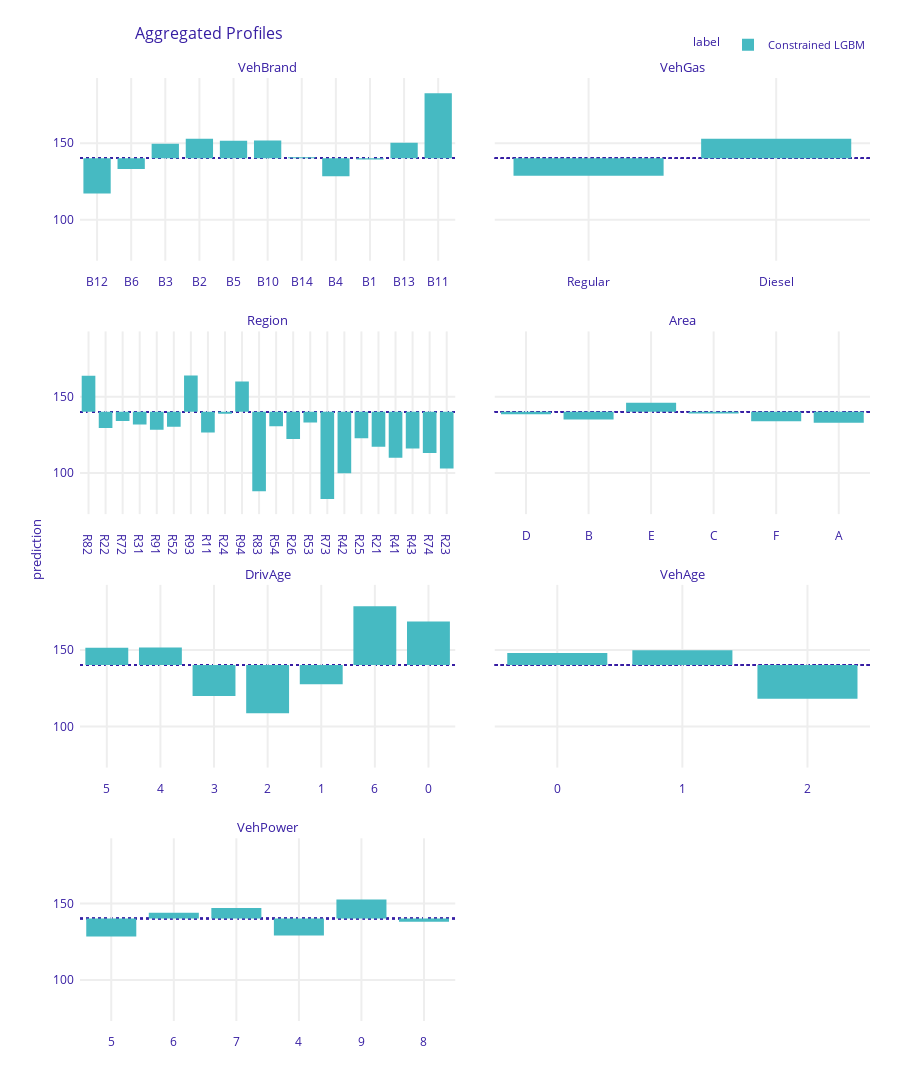

The code cell stored with this chart in its notebook:
### Code cell
# Plots for constrained LGBM

pd_lgbm_constrained_cat.plot()

### Figure 1 — Plotly figure (JSON) as saved in the notebook; plotly's stock layout.template omitted (floating-point values rounded to 4 significant figures)
{"data": [{"alignmentgroup": "True", "base": [140.2, 140.2, 140.2, 140.2, 140.2, 140.2, 140.2, 140.2, 140.2, 140.2, 140.2], "customdata": [[117.1, "Constrained LGBM", "VehBrand"], [133.1, "Constrained LGBM", "VehBrand"], [149.7, "Constrained LGBM", "VehBrand"], [152.9, "Constrained LGBM", "VehBrand"], [151.6, "Constrained LGBM", "VehBrand"], [151.8, "Constrained LGBM", "VehBrand"], [140.7, "Constrained LGBM", "VehBrand"], [128.4, "Constrained LGBM", "VehBrand"], [139.3, "Constrained LGBM", "VehBrand"], [150.2, "Constrained LGBM", "VehBrand"], [182.7, "Constrained LGBM", "VehBrand"]], "hovertemplate": "<b>%{hovertext}</b><br><br>mean_prediction=%{base:.3f}<br>prediction=%{customdata[0]:.3f}<extra></extra>", "hovertext": ["Constrained LGBM", "Constrained LGBM", "Constrained LGBM", "Constrained LGBM", "Constrained LGBM", "Constrained LGBM", "Constrained LGBM", "Constrained LGBM", "Constrained LGBM", "Constrained LGBM", "Constrained LGBM"], "legendgroup": "Constrained LGBM", "marker": {"color": "#46bac2", "pattern": {"shape": ""}}, "name": "Constrained LGBM", "offsetgroup": "Constrained LGBM", "orientation": "v", "showlegend": true, "textposition": "auto", "type": "bar", "x": ["B12", "B6", "B3", "B2", "B5", "B10", "B14", "B4", "B1", "B13", "B11"], "xaxis": "x7", "y": [-23.09, -7.045, 9.521, 12.76, 11.44, 11.68, 0.5903, -11.74, -0.8644, 10.09, 42.54], "yaxis": "y7"}, {"alignmentgroup": "True", "base": [140.2, 140.2], "customdata": [[128.8, "Constrained LGBM", "VehGas"], [152.9, "Constrained LGBM", "VehGas"]], "hovertemplate": "<b>%{hovertext}</b><br><br>mean_prediction=%{base:.3f}<br>prediction=%{customdata[0]:.3f}<extra></extra>", "hovertext": ["Constrained LGBM", "Constrained LGBM"], "legendgroup": "Constrained LGBM", "marker": {"color": "#46bac2", "pattern": {"shape": ""}}, "name": "Constrained LGBM", "offsetgroup": "Constrained LGBM", "orientation": "v", "showlegend": false, "textposition": "auto", "type": "bar", "x": ["Regular", "Diesel"], "xaxis": "x8", "y": [-11.38, 12.75], "yaxis": "y8"}, {"alignmentgroup": "True", "base": [140.2, 140.2, 140.2, 140.2, 140.2, 140.2, 140.2, 140.2, 140.2, 140.2, 140.2, 140.2, 140.2, 140.2, 140.2, 140.2, 140.2, 140.2, 140.2, 140.2, 140.2, 140.2], "customdata": [[163.7, "Constrained LGBM", "Region"], [129.5, "Constrained LGBM", "Region"], [134.0, "Constrained LGBM", "Region"], [131.8, "Constrained LGBM", "Region"], [128.3, "Constrained LGBM", "Region"], [130.3, "Constrained LGBM", "Region"], [163.8, "Constrained LGBM", "Region"], [126.5, "Constrained LGBM", "Region"], [138.8, "Constrained LGBM", "Region"], [159.9, "Constrained LGBM", "Region"], [88.04, "Constrained LGBM", "Region"], [130.7, "Constrained LGBM", "Region"], [122.3, "Constrained LGBM", "Region"], [133.1, "Constrained LGBM", "Region"], [83.1, "Constrained LGBM", "Region"], [99.85, "Constrained LGBM", "Region"], [122.7, "Constrained LGBM", "Region"], [117.2, "Constrained LGBM", "Region"], [110.0, "Constrained LGBM", "Region"], [116.0, "Constrained LGBM", "Region"], [113.1, "Constrained LGBM", "Region"], [103.1, "Constrained LGBM", "Region"]], "hovertemplate": "<b>%{hovertext}</b><br><br>mean_prediction=%{base:.3f}<br>prediction=%{customdata[0]:.3f}<extra></extra>", "hovertext": ["Constrained LGBM", "Constrained LGBM", "Constrained LGBM", "Constrained LGBM", "Constrained LGBM", "Constrained LGBM", "Constrained LGBM", "Constrained LGBM", "Constrained LGBM", "Constrained LGBM", "Constrained LGBM", "Constrained LGBM", "Constrained LGBM", "Constrained LGBM", "Constrained LGBM", "Constrained LGBM", "Constrained LGBM", "Constrained LGBM", "Constrained LGBM", "Constrained LGBM", "Constrained LGBM", "Constrained LGBM"], "legendgroup": "Constrained LGBM", "marker": {"color": "#46bac2", "pattern": {"shape": ""}}, "name": "Constrained LGBM", "offsetgroup": "Constrained LGBM", "orientation": "v", "showlegend": false, "textposition": "auto", "type": "bar", "x": ["R82", "R22", "R72", "R31", "R91", "R52", "R93", "R11", "R24", "R94", "R83", "R54", "R26", "R53", "R73", "R42", "R25", "R21", "R41", "R43", "R74", "R23"], "xaxis": "x5", "y": [23.52, -10.69, -6.115, -8.385, -11.88, -9.815, 23.66, -13.61, -1.337, 19.75, -52.12, -9.454, -17.86, -7.042, -57.06, -40.31, -17.43, -22.92, -30.19, -24.11, -27.03, -37.1], "yaxis": "y5"}, {"alignmentgroup": "True", "base": [140.2, 140.2, 140.2, 140.2, 140.2, 140.2], "customdata": [[138.5, "Constrained LGBM", "Area"], [135.1, "Constrained LGBM", "Area"], [146.0, "Constrained LGBM", "Area"], [139.0, "Constrained LGBM", "Area"], [133.9, "Constrained LGBM", "Area"], [132.9, "Constrained LGBM", "Area"]], "hovertemplate": "<b>%{hovertext}</b><br><br>mean_prediction=%{base:.3f}<br>prediction=%{customdata[0]:.3f}<extra></extra>", "hovertext": ["Constrained LGBM", "Constrained LGBM", "Constrained LGBM", "Constrained LGBM", "Constrained LGBM", "Constrained LGBM"], "legendgroup": "Constrained LGBM", "marker": {"color": "#46bac2", "pattern": {"shape": ""}}, "name": "Constrained LGBM", "offsetgroup": "Constrained LGBM", "orientation": "v", "showlegend": false, "textposition": "auto", "type": "bar", "x": ["D", "B", "E", "C", "F", "A"], "xaxis": "x6", "y": [-1.662, -5.063, 5.878, -1.131, -6.25, -7.286], "yaxis": "y6"}, {"alignmentgroup": "True", "base": [140.2, 140.2, 140.2, 140.2, 140.2, 140.2, 140.2], "customdata": [[151.5, "Constrained LGBM", "DrivAge"], [151.6, "Constrained LGBM", "DrivAge"], [120.0, "Constrained LGBM", "DrivAge"], [108.7, "Constrained LGBM", "DrivAge"], [127.7, "Constrained LGBM", "DrivAge"], [178.6, "Constrained LGBM", "DrivAge"], [168.7, "Constrained LGBM", "DrivAge"]], "hovertemplate": "<b>%{hovertext}</b><br><br>mean_prediction=%{base:.3f}<br>prediction=%{customdata[0]:.3f}<extra></extra>", "hovertext": ["Constrained LGBM", "Constrained LGBM", "Constrained LGBM", "Constrained LGBM", "Constrained LGBM", "Constrained LGBM", "Constrained LGBM"], "legendgroup": "Constrained LGBM", "marker": {"color": "#46bac2", "pattern": {"shape": ""}}, "name": "Constrained LGBM", "offsetgroup": "Constrained LGBM", "orientation": "v", "showlegend": false, "textposition": "auto", "type": "bar", "x": ["5", "4", "3", "2", "1", "6", "0"], "xaxis": "x3", "y": [11.31, 11.45, -20.13, -31.47, -12.46, 38.45, 28.53], "yaxis": "y3"}, {"alignmentgroup": "True", "base": [140.2, 140.2, 140.2], "customdata": [[148.1, "Constrained LGBM", "VehAge"], [149.9, "Constrained LGBM", "VehAge"], [118.1, "Constrained LGBM", "VehAge"]], "hovertemplate": "<b>%{hovertext}</b><br><br>mean_prediction=%{base:.3f}<br>prediction=%{customdata[0]:.3f}<extra></extra>", "hovertext": ["Constrained LGBM", "Constrained LGBM", "Constrained LGBM"], "legendgroup": "Constrained LGBM", "marker": {"color": "#46bac2", "pattern": {"shape": ""}}, "name": "Constrained LGBM", "offsetgroup": "Constrained LGBM", "orientation": "v", "showlegend": false, "textposition": "auto", "type": "bar", "x": ["0", "1", "2"], "xaxis": "x4", "y": [7.979, 9.708, -22.03], "yaxis": "y4"}, {"alignmentgroup": "True", "base": [140.2, 140.2, 140.2, 140.2, 140.2, 140.2], "customdata": [[128.4, "Constrained LGBM", "VehPower"], [143.9, "Constrained LGBM", "VehPower"], [147.1, "Constrained LGBM", "VehPower"], [129.0, "Constrained LGBM", "VehPower"], [152.7, "Constrained LGBM", "VehPower"], [138.1, "Constrained LGBM", "VehPower"]], "hovertemplate": "<b>%{hovertext}</b><br><br>mean_prediction=%{base:.3f}<br>prediction=%{customdata[0]:.3f}<extra></extra>", "hovertext": ["Constrained LGBM", "Constrained LGBM", "Constrained LGBM", "Constrained LGBM", "Constrained LGBM", "Constrained LGBM"], "legendgroup": "Constrained LGBM", "marker": {"color": "#46bac2", "pattern": {"shape": ""}}, "name": "Constrained LGBM", "offsetgroup": "Constrained LGBM", "orientation": "v", "showlegend": false, "textposition": "auto", "type": "bar", "x": ["5", "6", "7", "4", "9", "8"], "xaxis": "x", "y": [-11.75, 3.787, 6.972, -11.17, 12.5, -2.063], "yaxis": "y"}], "layout": {"annotations": [{"font": {"size": 13}, "showarrow": false, "text": "VehPower", "x": 0.2375, "xanchor": "center", "xref": "paper", "y": 0.1938, "yanchor": "bottom", "yref": "paper"}, {"font": {"size": 13}, "showarrow": false, "text": "DrivAge", "x": 0.2375, "xanchor": "center", "xref": "paper", "y": 0.4625, "yanchor": "bottom", "yref": "paper"}, {"font": {"size": 13}, "showarrow": false, "text": "VehAge", "x": 0.7625, "xanchor": "center", "xref": "paper", "y": 0.4625, "yanchor": "bottom", "yref": "paper"}, {"font": {"size": 13}, "showarrow": false, "text": "Region", "x": 0.2375, "xanchor": "center", "xref": "paper", "y": 0.7312, "yanchor": "bottom", "yref": "paper"}, {"font": {"size": 13}, "showarrow": false, "text": "Area", "x": 0.7625, "xanchor": "center", "xref": "paper", "y": 0.7312, "yanchor": "bottom", "yref": "paper"}, {"font": {"size": 13}, "showarrow": false, "text": "VehBrand", "x": 0.2375, "xanchor": "center", "xref": "paper", "y": 1, "yanchor": "bottom", "yref": "paper"}, {"font": {"size": 13}, "showarrow": false, "text": "VehGas", "x": 0.7625, "xanchor": "center", "xref": "paper", "y": 1, "yanchor": "bottom", "yref": "paper"}, {"font": {"size": 13}, "showarrow": false, "text": "prediction", "textangle": -90, "x": -0.07, "xref": "paper", "y": 0.5, "yref": "paper"}], "barmode": "group", "font": {"color": "#371ea3"}, "height": 1509, "hovermode": "x unified", "legend": {"font": {"size": 11}, "itemsizing": "constant", "orientation": "h", "title": {"font": {"size": 12}, "text": "label"}, "tracegroupgap": 0, "x": 1, "xanchor": "right", "y": 1.02, "yanchor": "bottom"}, "margin": {"b": 71, "r": 30, "t": 78}, "shapes": [{"layer": "below", "line": {"color": "#371ea3", "dash": "dot", "width": 1.5}, "type": "line", "x0": 0, "x1": 1, "xref": "x domain", "y0": 140.2, "y1": 140.2, "yref": "y"}, {"layer": "below", "line": {"color": "#371ea3", "dash": "dot", "width": 1.5}, "type": "line", "x0": 0, "x1": 1, "xref": "x3 domain", "y0": 140.2, "y1": 140.2, "yref": "y3"}, {"layer": "below", "line": {"color": "#371ea3", "dash": "dot", "width": 1.5}, "type": "line", "x0": 0, "x1": 1, "xref": "x4 domain", "y0": 140.2, "y1": 140.2, "yref": "y4"}, {"layer": "below", "line": {"color": "#371ea3", "dash": "dot", "width": 1.5}, "type": "line", "x0": 0, "x1": 1, "xref": "x5 domain", "y0": 140.2, "y1": 140.2, "yref": "y5"}, {"layer": "below", "line": {"color": "#371ea3", "dash": "dot", "width": 1.5}, "type": "line", "x0": 0, "x1": 1, "xref": "x6 domain", "y0": 140.2, "y1": 140.2, "yref": "y6"}, {"layer": "below", "line": {"color": "#371ea3", "dash": "dot", "width": 1.5}, "type": "line", "x0": 0, "x1": 1, "xref": "x7 domain", "y0": 140.2, "y1": 140.2, "yref": "y7"}, {"layer": "below", "line": {"color": "#371ea3", "dash": "dot", "width": 1.5}, "type": "line", "x0": 0, "x1": 1, "xref": "x8 domain", "y0": 140.2, "y1": 140.2, "yref": "y8"}, {"layer": "below", "line": {"color": "#371ea3", "dash": "dot", "width": 1.5}, "type": "line", "x0": 0, "x1": 1, "xref": "x domain", "y0": 140.2, "y1": 140.2, "yref": "y"}, {"layer": "below", "line": {"color": "#371ea3", "dash": "dot", "width": 1.5}, "type": "line", "x0": 0, "x1": 1, "xref": "x3 domain", "y0": 140.2, "y1": 140.2, "yref": "y3"}, {"layer": "below", "line": {"color": "#371ea3", "dash": "dot", "width": 1.5}, "type": "line", "x0": 0, "x1": 1, "xref": "x4 domain", "y0": 140.2, "y1": 140.2, "yref": "y4"}, {"layer": "below", "line": {"color": "#371ea3", "dash": "dot", "width": 1.5}, "type": "line", "x0": 0, "x1": 1, "xref": "x5 domain", "y0": 140.2, "y1": 140.2, "yref": "y5"}, {"layer": "below", "line": {"color": "#371ea3", "dash": "dot", "width": 1.5}, "type": "line", "x0": 0, "x1": 1, "xref": "x6 domain", "y0": 140.2, "y1": 140.2, "yref": "y6"}, {"layer": "below", "line": {"color": "#371ea3", "dash": "dot", "width": 1.5}, "type": "line", "x0": 0, "x1": 1, "xref": "x7 domain", "y0": 140.2, "y1": 140.2, "yref": "y7"}, {"layer": "below", "line": {"color": "#371ea3", "dash": "dot", "width": 1.5}, "type": "line", "x0": 0, "x1": 1, "xref": "x8 domain", "y0": 140.2, "y1": 140.2, "yref": "y8"}, {"layer": "below", "line": {"color": "#371ea3", "dash": "dot", "width": 1.5}, "type": "line", "x0": 0, "x1": 1, "xref": "x domain", "y0": 140.2, "y1": 140.2, "yref": "y"}, {"layer": "below", "line": {"color": "#371ea3", "dash": "dot", "width": 1.5}, "type": "line", "x0": 0, "x1": 1, "xref": "x3 domain", "y0": 140.2, "y1": 140.2, "yref": "y3"}, {"layer": "below", "line": {"color": "#371ea3", "dash": "dot", "width": 1.5}, "type": "line", "x0": 0, "x1": 1, "xref": "x4 domain", "y0": 140.2, "y1": 140.2, "yref": "y4"}, {"layer": "below", "line": {"color": "#371ea3", "dash": "dot", "width": 1.5}, "type": "line", "x0": 0, "x1": 1, "xref": "x5 domain", "y0": 140.2, "y1": 140.2, "yref": "y5"}, {"layer": "below", "line": {"color": "#371ea3", "dash": "dot", "width": 1.5}, "type": "line", "x0": 0, "x1": 1, "xref": "x6 domain", "y0": 140.2, "y1": 140.2, "yref": "y6"}, {"layer": "below", "line": {"color": "#371ea3", "dash": "dot", "width": 1.5}, "type": "line", "x0": 0, "x1": 1, "xref": "x7 domain", "y0": 140.2, "y1": 140.2, "yref": "y7"}, {"layer": "below", "line": {"color": "#371ea3", "dash": "dot", "width": 1.5}, "type": "line", "x0": 0, "x1": 1, "xref": "x8 domain", "y0": 140.2, "y1": 140.2, "yref": "y8"}, {"layer": "below", "line": {"color": "#371ea3", "dash": "dot", "width": 1.5}, "type": "line", "x0": 0, "x1": 1, "xref": "x domain", "y0": 140.2, "y1": 140.2, "yref": "y"}, {"layer": "below", "line": {"color": "#371ea3", "dash": "dot", "width": 1.5}, "type": "line", "x0": 0, "x1": 1, "xref": "x3 domain", "y0": 140.2, "y1": 140.2, "yref": "y3"}, {"layer": "below", "line": {"color": "#371ea3", "dash": "dot", "width": 1.5}, "type": "line", "x0": 0, "x1": 1, "xref": "x4 domain", "y0": 140.2, "y1": 140.2, "yref": "y4"}, {"layer": "below", "line": {"color": "#371ea3", "dash": "dot", "width": 1.5}, "type": "line", "x0": 0, "x1": 1, "xref": "x5 domain", "y0": 140.2, "y1": 140.2, "yref": "y5"}, {"layer": "below", "line": {"color": "#371ea3", "dash": "dot", "width": 1.5}, "type": "line", "x0": 0, "x1": 1, "xref": "x6 domain", "y0": 140.2, "y1": 140.2, "yref": "y6"}, {"layer": "below", "line": {"color": "#371ea3", "dash": "dot", "width": 1.5}, "type": "line", "x0": 0, "x1": 1, "xref": "x7 domain", "y0": 140.2, "y1": 140.2, "yref": "y7"}, {"layer": "below", "line": {"color": "#371ea3", "dash": "dot", "width": 1.5}, "type": "line", "x0": 0, "x1": 1, "xref": "x8 domain", "y0": 140.2, "y1": 140.2, "yref": "y8"}, {"layer": "below", "line": {"color": "#371ea3", "dash": "dot", "width": 1.5}, "type": "line", "x0": 0, "x1": 1, "xref": "x domain", "y0": 140.2, "y1": 140.2, "yref": "y"}, {"layer": "below", "line": {"color": "#371ea3", "dash": "dot", "width": 1.5}, "type": "line", "x0": 0, "x1": 1, "xref": "x3 domain", "y0": 140.2, "y1": 140.2, "yref": "y3"}, {"layer": "below", "line": {"color": "#371ea3", "dash": "dot", "width": 1.5}, "type": "line", "x0": 0, "x1": 1, "xref": "x4 domain", "y0": 140.2, "y1": 140.2, "yref": "y4"}, {"layer": "below", "line": {"color": "#371ea3", "dash": "dot", "width": 1.5}, "type": "line", "x0": 0, "x1": 1, "xref": "x5 domain", "y0": 140.2, "y1": 140.2, "yref": "y5"}, {"layer": "below", "line": {"color": "#371ea3", "dash": "dot", "width": 1.5}, "type": "line", "x0": 0, "x1": 1, "xref": "x6 domain", "y0": 140.2, "y1": 140.2, "yref": "y6"}, {"layer": "below", "line": {"color": "#371ea3", "dash": "dot", "width": 1.5}, "type": "line", "x0": 0, "x1": 1, "xref": "x7 domain", "y0": 140.2, "y1": 140.2, "yref": "y7"}, {"layer": "below", "line": {"color": "#371ea3", "dash": "dot", "width": 1.5}, "type": "line", "x0": 0, "x1": 1, "xref": "x8 domain", "y0": 140.2, "y1": 140.2, "yref": "y8"}, {"layer": "below", "line": {"color": "#371ea3", "dash": "dot", "width": 1.5}, "type": "line", "x0": 0, "x1": 1, "xref": "x domain", "y0": 140.2, "y1": 140.2, "yref": "y"}, {"layer": "below", "line": {"color": "#371ea3", "dash": "dot", "width": 1.5}, "type": "line", "x0": 0, "x1": 1, "xref": "x3 domain", "y0": 140.2, "y1": 140.2, "yref": "y3"}, {"layer": "below", "line": {"color": "#371ea3", "dash": "dot", "width": 1.5}, "type": "line", "x0": 0, "x1": 1, "xref": "x4 domain", "y0": 140.2, "y1": 140.2, "yref": "y4"}, {"layer": "below", "line": {"color": "#371ea3", "dash": "dot", "width": 1.5}, "type": "line", "x0": 0, "x1": 1, "xref": "x5 domain", "y0": 140.2, "y1": 140.2, "yref": "y5"}, {"layer": "below", "line": {"color": "#371ea3", "dash": "dot", "width": 1.5}, "type": "line", "x0": 0, "x1": 1, "xref": "x6 domain", "y0": 140.2, "y1": 140.2, "yref": "y6"}, {"layer": "below", "line": {"color": "#371ea3", "dash": "dot", "width": 1.5}, "type": "line", "x0": 0, "x1": 1, "xref": "x7 domain", "y0": 140.2, "y1": 140.2, "yref": "y7"}, {"layer": "below", "line": {"color": "#371ea3", "dash": "dot", "width": 1.5}, "type": "line", "x0": 0, "x1": 1, "xref": "x8 domain", "y0": 140.2, "y1": 140.2, "yref": "y8"}, {"layer": "below", "line": {"color": "#371ea3", "dash": "dot", "width": 1.5}, "type": "line", "x0": 0, "x1": 1, "xref": "x domain", "y0": 140.2, "y1": 140.2, "yref": "y"}, {"layer": "below", "line": {"color": "#371ea3", "dash": "dot", "width": 1.5}, "type": "line", "x0": 0, "x1": 1, "xref": "x3 domain", "y0": 140.2, "y1": 140.2, "yref": "y3"}, {"layer": "below", "line": {"color": "#371ea3", "dash": "dot", "width": 1.5}, "type": "line", "x0": 0, "x1": 1, "xref": "x4 domain", "y0": 140.2, "y1": 140.2, "yref": "y4"}, {"layer": "below", "line": {"color": "#371ea3", "dash": "dot", "width": 1.5}, "type": "line", "x0": 0, "x1": 1, "xref": "x5 domain", "y0": 140.2, "y1": 140.2, "yref": "y5"}, {"layer": "below", "line": {"color": "#371ea3", "dash": "dot", "width": 1.5}, "type": "line", "x0": 0, "x1": 1, "xref": "x6 domain", "y0": 140.2, "y1": 140.2, "yref": "y6"}, {"layer": "below", "line": {"color": "#371ea3", "dash": "dot", "width": 1.5}, "type": "line", "x0": 0, "x1": 1, "xref": "x7 domain", "y0": 140.2, "y1": 140.2, "yref": "y7"}, {"layer": "below", "line": {"color": "#371ea3", "dash": "dot", "width": 1.5}, "type": "line", "x0": 0, "x1": 1, "xref": "x8 domain", "y0": 140.2, "y1": 140.2, "yref": "y8"}], "title": {"font": {"size": 16}, "text": "Aggregated Profiles", "x": 0.15}, "xaxis": {"anchor": "y", "automargin": true, "domain": [0, 0.475], "fixedrange": true, "gridwidth": 2, "showticklabels": true, "tickcolor": "white", "ticklen": 10, "ticks": "outside", "title": {"text": ""}, "type": "category"}, "xaxis2": {"anchor": "y2", "automargin": true, "domain": [0.525, 1], "fixedrange": true, "gridwidth": 2, "showticklabels": true, "tickcolor": "white", "ticklen": 10, "ticks": "outside", "title": {"text": ""}, "type": "category"}, "xaxis3": {"anchor": "y3", "automargin": true, "domain": [0, 0.475], "fixedrange": true, "gridwidth": 2, "showticklabels": true, "tickcolor": "white", "ticklen": 10, "ticks": "outside", "title": {"text": ""}, "type": "category"}, "xaxis4": {"anchor": "y4", "automargin": true, "domain": [0.525, 1], "fixedrange": true, "gridwidth": 2, "showticklabels": true, "tickcolor": "white", "ticklen": 10, "ticks": "outside", "title": {"text": ""}, "type": "category"}, "xaxis5": {"anchor": "y5", "automargin": true, "domain": [0, 0.475], "fixedrange": true, "gridwidth": 2, "showticklabels": true, "tickcolor": "white", "ticklen": 10, "ticks": "outside", "title": {"text": ""}, "type": "category"}, "xaxis6": {"anchor": "y6", "automargin": true, "domain": [0.525, 1], "fixedrange": true, "gridwidth": 2, "showticklabels": true, "tickcolor": "white", "ticklen": 10, "ticks": "outside", "title": {"text": ""}, "type": "category"}, "xaxis7": {"anchor": "y7", "automargin": true, "domain": [0, 0.475], "fixedrange": true, "gridwidth": 2, "showticklabels": true, "tickcolor": "white", "ticklen": 10, "ticks": "outside", "title": {"text": ""}, "type": "category"}, "xaxis8": {"anchor": "y8", "automargin": true, "domain": [0.525, 1], "fixedrange": true, "gridwidth": 2, "showticklabels": true, "tickcolor": "white", "ticklen": 10, "ticks": "outside", "title": {"text": ""}, "type": "category"}, "yaxis": {"anchor": "x", "automargin": true, "domain": [0, 0.1938], "fixedrange": true, "gridwidth": 2, "range": [73.14, 192.7], "tickcolor": "white", "ticklen": 3, "ticks": "outside", "title": {"text": ""}, "type": "linear", "zeroline": false}, "yaxis2": {"anchor": "x2", "automargin": true, "domain": [0, 0.1938], "fixedrange": true, "gridwidth": 2, "matches": "y", "showticklabels": false, "tickcolor": "white", "ticklen": 3, "ticks": "outside", "title": {"text": ""}, "type": "linear", "zeroline": false}, "yaxis3": {"anchor": "x3", "automargin": true, "domain": [0.2687, 0.4625], "fixedrange": true, "gridwidth": 2, "matches": "y", "range": [73.14, 192.7], "tickcolor": "white", "ticklen": 3, "ticks": "outside", "title": {"text": ""}, "type": "linear", "zeroline": false}, "yaxis4": {"anchor": "x4", "automargin": true, "domain": [0.2687, 0.4625], "fixedrange": true, "gridwidth": 2, "matches": "y", "showticklabels": false, "tickcolor": "white", "ticklen": 3, "ticks": "outside", "title": {"text": ""}, "type": "linear", "zeroline": false}, "yaxis5": {"anchor": "x5", "automargin": true, "domain": [0.5375, 0.7312], "fixedrange": true, "gridwidth": 2, "matches": "y", "range": [73.14, 192.7], "tickcolor": "white", "ticklen": 3, "ticks": "outside", "title": {"text": ""}, "type": "linear", "zeroline": false}, "yaxis6": {"anchor": "x6", "automargin": true, "domain": [0.5375, 0.7312], "fixedrange": true, "gridwidth": 2, "matches": "y", "showticklabels": false, "tickcolor": "white", "ticklen": 3, "ticks": "outside", "title": {"text": ""}, "type": "linear", "zeroline": false}, "yaxis7": {"anchor": "x7", "automargin": true, "domain": [0.8063, 1], "fixedrange": true, "gridwidth": 2, "matches": "y", "range": [73.14, 192.7], "tickcolor": "white", "ticklen": 3, "ticks": "outside", "title": {"text": ""}, "type": "linear", "zeroline": false}, "yaxis8": {"anchor": "x8", "automargin": true, "domain": [0.8063, 1], "fixedrange": true, "gridwidth": 2, "matches": "y", "showticklabels": false, "tickcolor": "white", "ticklen": 3, "ticks": "outside", "title": {"text": ""}, "type": "linear", "zeroline": false}}}
